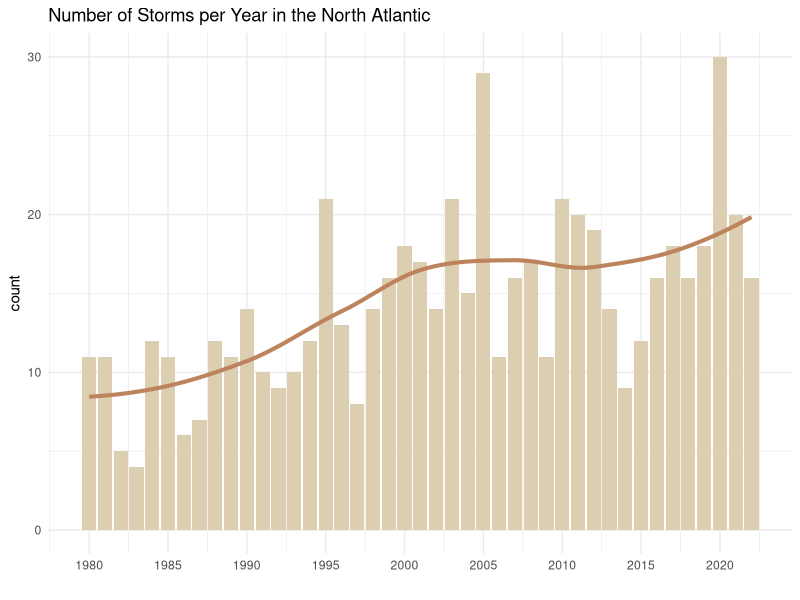

Here is the R script that generated this plot:
## ---- chunk 1
library(tidyverse)

# number of storms per year (1980-2022)
storms_per_year = storms |>
  filter(year >= 1980) |> 
  mutate(id = paste0(name, "-", year)) |> 
  count(year, id, name = "count") |> 
  count(year, name = "count")

# color palette
lowcolor = "#dccfb1" # low-light color
medcolor = "#BD835D" # highlight color per decade
maxcolor = "#ff9933" # color of maximum

# all storms with fitted line
storms_per_year |> 
  ggplot(aes(x = year, y = count)) +
  geom_col(fill = lowcolor) +
  geom_smooth(se = FALSE, linewidth = 1.4, color = medcolor) +
  scale_x_continuous(breaks = seq(1980, 2020, by = 5)) +
  theme_minimal() +
  labs(title = "Number of Storms per Year in the North Atlantic",
       x = "")
